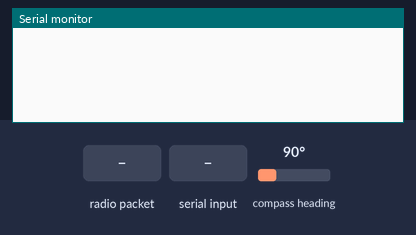
A sketch run on a simulated Arduino Uno, built with avr-gcc and run on an emulated ATmega328P. On the bench: the last lines printed to the serial monitor. Wiring (inferred from the names in the program): HMC5883L compass at I2C address 0x1E. The test bench sets the inputs (shaded band); at power-on: compass heading 90°. No radio packets arrive unless stated.

Above: at 1.7 s.
1.8 s: radio packet "gcd" arrives
At 3.0 s:
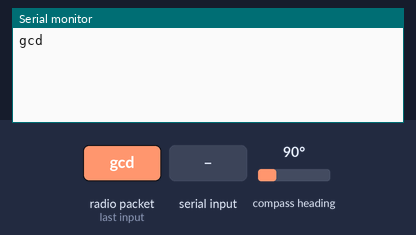
3.3 s: "gwd\n" received over Serial
At 4.5 s:
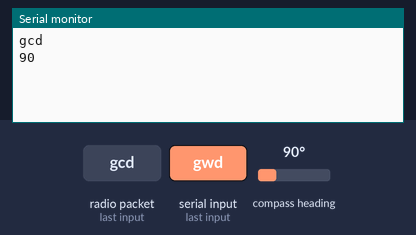
4.8 s: radio packet "dr" arrives
At 5.5 s:
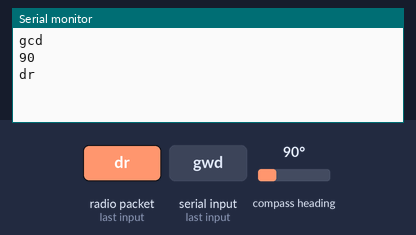
6.3 s: radio packet "sr" arrives
At 6.6 s:
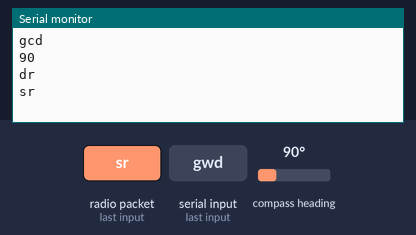
7.8 s: radio packet "d" arrives
At 9.0 s:
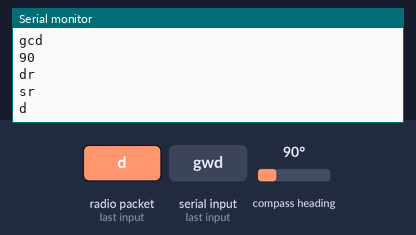

Measured:
- after the input at 1.8 s, the serial monitor: prints a new line at once (image 1)
- after the input at 3.3 s, the serial monitor: prints a new line after 0.07 s (image 2)
- after the input at 4.8 s, the serial monitor: prints a new line at once (image 3)
- after the input at 6.3 s, the serial monitor: prints a new line at once (image 4)
- after the input at 7.8 s, the serial monitor: prints a new line at once (image 5)

The sketch:

WindDirWIFI.ino
```cpp
#include "common.h"

// Rádió.
#include <SPI.h>
#include "nRF24L01.h"
#include "RF24.h"
RF24 radio(9,10);
byte addresses[][9] = {"nodeToPc","pcToNode"};

// Rádió beállítása.
void setupRadio()
{
  radio.begin();
  radio.setRetries(15,15);
  radio.setChannel(30);
  radio.setPayloadSize(RF24_PAYLOAD_SIZE);
  radio.setDataRate(RF24_250KBPS);
  radio.setCRCLength(RF24_CRC_16);
  radio.setPALevel(RF24_PA_MAX);
  radio.openWritingPipe(addresses[0]);
  radio.openReadingPipe(1, addresses[1]);
  radio.startListening();
}

#include <HMC5883L_Simple.h>
// Iránytű.
HMC5883L_Simple Compass;

// Szélirány lekérdezése.
int16_t getWindDirection()
{
  return (int16_t)(Compass.GetHeadingDegrees());
}

void waitingForSerialResponse()
{
  inputString = "";
  stringComplete = false;
  sendDataOnSerial(".");
  while (!stringComplete) serialEvent();
}


// Beérkező soros port üzenet kezelése.
void handleSerialData(String data)
{

  // Szélirányt kérdeznek le.
  if (data.startsWith("gwd"))
  {
    // Küldjük a szélirányt.
    debug("gwd:", true, false);
    int16_t wd = getWindDirection();
    sendDataOnSerial(wd);
    return;
  }

  // Rádión küldendő aktuális adat érkezett.
  if (data.startsWith(":"))
  {

    // Adatcsomag számának a lekérdezése.
    data.replace(":", "");
    int n = data.toInt();

    debug("data begin: ", true, false);
    debug(n, false, true);
    for (int i = 0; i <= n; i++)
    {
      waitingForSerialResponse();

      debug(inputString, true, true);
      sendDataOnRadio(inputString);
    }

    inputString = "";
    stringComplete = false;

    debug("data end", true, true);

    return;
  }

  // Sok tárolt adat fog érkezni.
  if (data.startsWith("[DATA_BEGIN]"))
  {
    // Tovább küldjük rádión.
    sendDataOnRadio(data);
    // Majd jelezzük, hogy kezdődhet a munka.
    sendDataOnSerial(".");
    return;
  }

  // Tárolt adatok küldésének vége.
  if (data.startsWith("[DATA_END]"))
  {
    sendDataOnRadio(data);
    return;
  }

  // Ismeretlen parancs.
  debug("Unknown command:", true, false);
  debug(data, false, true);
}

// Beérkező rádió üzenet kezelése.
void handleRadioData(char *data)
{

  // Aktuális adatok lekérdezése.
  if (String(data).startsWith("gcd"))
  {
    // Továbbküldjük az igényt a másik modulnak...
    sendDataOnSerial(data);
    return;
  }

  // Új irányreferencia küldése tárolásra.
  if (String(data).startsWith("dr"))
  {
    sendDataOnSerial(data);
    return;
  }

  // Új sebességreferencia küldése tárolásra.
  if (String(data).startsWith("sr"))
  {
    sendDataOnSerial(data);
    return;
  }

  // Tárolt adatok lekérdezése.
  if (String(data).startsWith("d"))
  {
    sendDataOnSerial(data);
    return;
  }

  // Állomány(ok) törlése.
  if (String(data).startsWith("r"))
  {
    sendDataOnSerial(data);
    return;
  }

  // Idő beállítása.
  if (String(data).startsWith("t"))
  {
    sendDataOnSerial(data);
    return;
  }

  // Ismeretlen parancs.
  debug("Unknown command:", true, false);
  debug(data, false, true);
}

// Üzenet küldése rádión keresztül.
void sendDataOnRadio(char *data)
{
  radio.stopListening();
  while(!radio.write(data, MAX_DATA_STRING_LENGTH));
  radio.powerUp();
  radio.startListening();
}

void sendDataOnRadio(String s)
{
  inputString.toCharArray(data_string, inputString.length() + 1);
  sendDataOnRadio(data_string);
  clearDataString();
}

void setup()
{
  Serial.begin(9600);
  while(!Serial);
  inputString.reserve(MAX_DATA_STRING_LENGTH);
  // RF Rádió.
  debug("Init Radio...", true, false);
  setupRadio();
  debug("OK", false, true);

  // Iránytű.
  debug("Init Compass...", true, false);
  Compass.SetSamplingMode(COMPASS_SINGLE);
  Compass.SetScale(COMPASS_SCALE_810);
  Compass.SetOrientation(COMPASS_HORIZONTAL_X_NORTH);
  debug("OK", false, true);

  delay(500);
}

void loop()
{
  // Soros port figyelése.
  if (stringComplete)
  {
    handleSerialData(inputString);
    inputString = "";
    stringComplete = false;
  }
  else
  // Rádió figyelése.
  if(radio.available())
  {
    radio.read(data_string, MAX_DATA_STRING_LENGTH);
    handleRadioData(data_string);
    clearDataString();
  }

}

void serialEvent()
{
  while (Serial.available())
  {
    char inChar = (char)Serial.read();
    if (inChar == '\n')
    {
      stringComplete = true;
    }
    else
    {
      inputString += inChar;
    }
  }
}
```

common.h
```cpp
#ifndef WS_COMMON_H
#define WS_COMMON_H

#define DEBUG_SERIAL_PRINT
#undef DEBUG_SERIAL_PRINT

#ifdef DEBUG_SERIAL_PRINT
  #define debug(msg,d,ln) ({if(d)Serial.print("DEBUG: ");Serial.print(msg);if(ln)Serial.print("\n");})
#else
  #define debug(msg,d,ln)
#endif

// Ideiglenes tároló.
#define RF24_PAYLOAD_SIZE 16
#define MAX_DATA_STRING_LENGTH (RF24_PAYLOAD_SIZE * 2)
char data_string[MAX_DATA_STRING_LENGTH];
// Ideiglenes adatok törlése.
void clearDataString()
{
  strcpy(data_string, "");
}

// Soros port kezelése.
String inputString = "";
boolean stringComplete = false;
#define sendDataOnSerial(d) ({Serial.println(d);})


#endif
```
